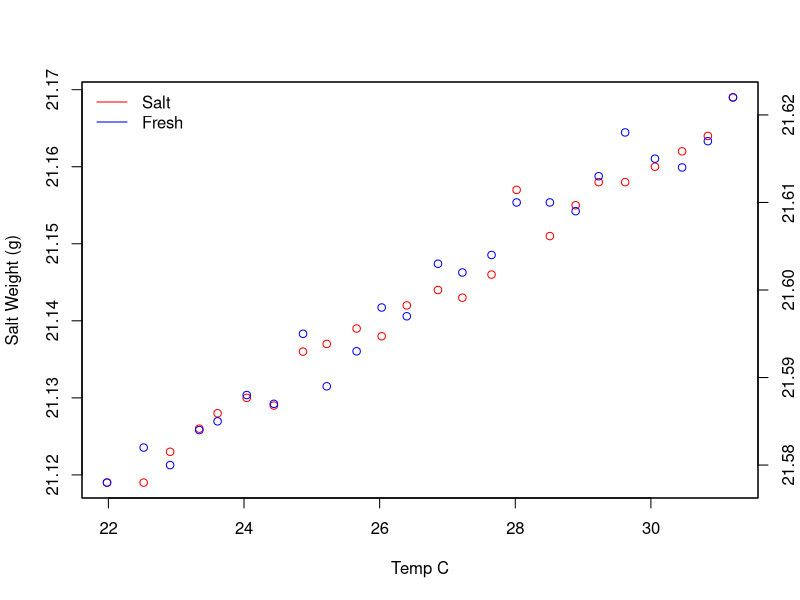
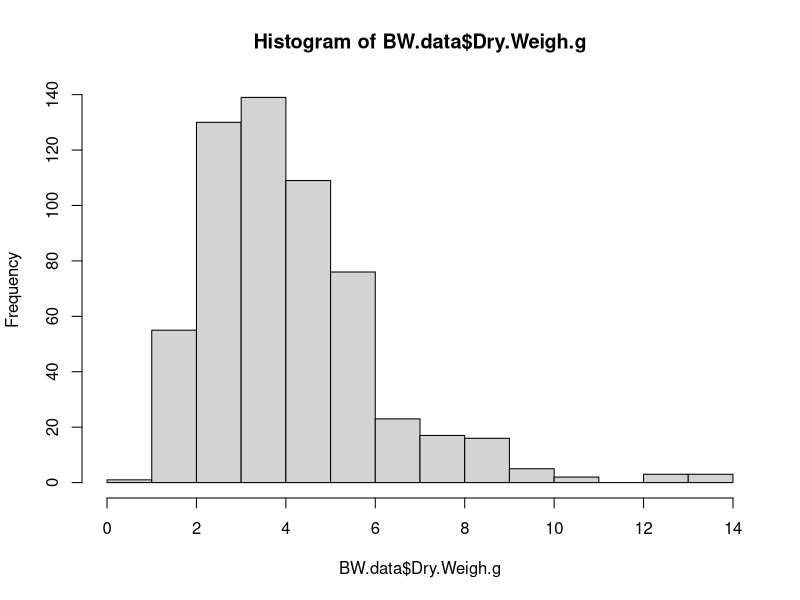

Generate these figures, in order, with R: (Note: this script raises an error after producing the figures.)
## ---- chunk 1
knitr::opts_chunk$set(echo = TRUE)
options(digits = 5)              # Modify global options - set sig figs to 5 digits

## ---- chunk 2
#rm(list=ls()) # removes all prior objects
library(tidyverse)
library("car") #levenes test
library("ggplot2") #plotting
library("plotrix") #plotting
require("gridExtra") #Arrange Plots for output
require("utils")
library(lubridate)

#load metadata
geno.frag<-read.csv("UROP_metadata_colony.csv")
  geno.frag$genotype<-as.factor(as.character(geno.frag$genotype))
  geno.frag$frag.id<-as.factor(as.character(geno.frag$frag.id))

#load shade levels
shade.levels<-read.csv("shade.levels.csv")
  shade.levels$frag.id<-as.factor(as.character(shade.levels$frag.id))
  shade.levels$treatment<-as.factor(as.character(shade.levels$treatment))
  shade.levels$light.level<-as.factor((shade.levels$light.level))
  shade.levels<-unique(shade.levels) #remove dups

  # geno_fragid<-geno.frag$frag.id               #Check for missing data
  # shade.levels_fragid<-shade.levels$frag.id
  #diffs<-as.data.frame(setdiff( geno_fragid, shade.levels_fragid))
  #metadata<-merge(shade.levels,geno.frag, by.x="frag.id",no.dups=T)

#add in depth data
geno.depth <- read.csv("UROP_geno_Depth.csv")
geno.depth$genotype <- as.factor(as.character(geno.depth$genotype))
  # meta_genoID<-metadata$genotype        ##### Check for missing data
  # depth_genoID<-geno.depth$genotype
  #diffs<-as.data.frame(setdiff(meta_genoID, depth_genoID)) # no depth data for 912, 916, 909, 911, 910, 922, 920
  #metadata<-merge(metadata,geno.depth, by.x="genotype")

# add tank meta
tank <- read.csv("UROP_frag_tank.csv")
tank$frag.id <- as.factor(as.character(tank$frag.id))

metadata <- full_join(shade.levels, geno.frag)
metadata <- full_join(metadata, tank)
metadata <- full_join(metadata, geno.depth)
metadata <- as_tibble(metadata)

metadata$depth.m<-as.character(metadata$depth.m) #below wouldn't run with depth as numeric, need to flag or remove in downstream, but I dont think we even need it. 

metadata<-dplyr::select(metadata, -c("treatment","tratment", "depth.m")) # cut cols here bc not running in tidyverse below for some unknown reason...

# metadata <- metadata %>% 
#   #select(metadata,-c(-treatment, -tratment,-depth)) %>% #added depth to this bc of NA so can't do much with it anyway 20220713 Also this line doesn't run
#   mutate(depth.m = replace_na(depth.m, "unknown")) %>%
#   drop_na(light.level)
## ---- chunk 3
BW.data.T0 <-read.csv('Buoyant_weight/UROP_BW_T0_20171029.csv') 
BW.data.T1 <-read.csv('Buoyant_weight/UROP_BW_T1_20171129.csv') 
BW.data.T2 <-read.csv('Buoyant_weight/UROP_BW_T2_20180108.csv')
BW.data <- rbind(BW.data.T0, BW.data.T1, BW.data.T2) #combine

BW.data<-merge(BW.data, metadata, by.x= "frag.id") 

  BW_fragid<-BW.data$frag.id
  meta_fragid<-metadata$frag.id
  setdiff(BW_fragid, meta_fragid) #check what we lose, 142 144  73 283 217  cannot find genotype info in MO notes


BW.data$frag.id<-as.factor(as.character(BW.data$frag.id))
BW.data$temp.c<-as.numeric(BW.data$temp.c)
BW.data$time.point<-as.factor(as.character(BW.data$time.point))

BW <- BW.data$mass.g
Temp <- BW.data$temp.C 


#HP
# load data 
CalData<-read.csv('Buoyant_weight/Bouyant_weight_calibration_curve.csv', header=T, sep=",")
#Data with Standard weights in grams in deionized water, saltwater, and the temp that they were measured at

#plot relationship between temp and Standard in fresh and salt water
plot(CalData$Temp, CalData$StandardSalt, col = 'red', ylab = 'Salt Weight (g)', xlab = 'Temp C')
par(new=TRUE)
plot(CalData$Temp, CalData$StandardFresh, col = 'blue',xaxt="n",yaxt="n",xlab="",ylab="")
axis(4)
mtext("'Fresh Weight (g)'",side=4,line=3)
legend("topleft",col=c("red","blue"),lty=1,legend=c("Salt","Fresh"), bty = "n")

#linear regression between temp and Standard
#Salt water standard measures
StandardSaltModel <- lm(CalData$StandardSalt~CalData$Temp)
summary(StandardSaltModel)
summary(StandardSaltModel)$r.squared
StandardSaltModel$coef

#Fresh water standard measures
StandardFreshModel <- lm(CalData$StandardFresh~CalData$Temp)
summary(StandardFreshModel)
summary(StandardFreshModel)$r.squared
StandardFreshModel$coef

BW <- BW.data$mass.g
Temp <- BW.data$temp.c 

BWCalc_Mcap <- function(StandardAir= 39.092, Temp, BW, CoralDensity = 2.03){
  #Parameters---------------------------------------------------------------
  # StandardAir is the weight of the Standard in air (Default set at 39.092 grams weighed on balance)
  # Temp is the temperature of the water during the coral measurement
  # BW is the buoywant weight of the coral
  # CoralDensity <- 2.03 #g cm-3, set aragonite density for Montipora from literature 
  #Montipora Arag = 2.03 g cm-3 average from table 2 in Anthony 2003 Functional Ecology 17:246-259
  

 #Calculation------------------------------------------------------------
  #Step 1: correct the Standard weights for temperature
  # StandardFresh is the weight of the Standard in  fresh water at temp x
  # StandardSalt is the weight of the Standard in salt water at temp x
  
  # This is based on a calibration curve for Standards weighed in fresh and salt water at many temps
StandardFresh <- StandardFreshModel$coef[-1]*Temp + StandardFreshModel$coef[1] 
StandardSalt <- StandardSaltModel$coef[-1]*Temp + StandardSaltModel$coef[1] 
  
  # Step 2: Use weight in air and freshwater of the  Standard to calculate
  # the density of the Standard (Davies eq. 4)
FreshDensity <- 1 #Fresh water has a density of 1 g/cm3
StandardDensity <- FreshDensity/(1-(StandardFresh/StandardAir)) 
  
  # Step 3: Calculate the density of seawater using the density of the Standard
  # (Spencer Davies eq. 3)
SWDensity <- StandardDensity*(1-(StandardSalt/StandardAir))
  
  # Step 4: Calculate the dry weight of the coral (Davies eq. 1)
CoralWeight <- BW/(1-(SWDensity/CoralDensity))
  
  return(CoralWeight) #returns coral dry weights in g
}
   
BW.data$Dry.Weigh.g <- BWCalc_Mcap(BW=BW, Temp=Temp) #use function to calculate dry weight
hist(BW.data$Dry.Weigh.g) #not normal
 #BW.data$Dry.Weigh.g_log<-log10(BW.data$Dry.Weigh.g+1)
 #hist(BW.data$Dry.Weigh.g_log) #better
#boxplot(BW.data$Dry.Weigh.g_log) #examine data

# Entering the tidyverse!!!
BW.data <- tibble(BW.data)


# BW.data <- BW.data %>%                        ### not running here so redid in dplyr below
#   select(-mass.g, -temp.c, -notes, -date) 

BW.data<-dplyr::select(BW.data, -c("mass.g","temp.c", "date")) # cut cols here bc not running in tidyverse below for some unknown reason...

## ---- chunk 4
# Read in and tidy processed qPCR data
qpcr <- read_csv("qPCR/qpcr_processed.csv")

qpcr <- qpcr %>%
  dplyr::select(frag.id, time, propD, dom = Dom, mix = Mix) %>%
  mutate(time.point = if_else(time == "Time1", "T0", "T2"),
         frag.id = factor(frag.id)) %>%
  dplyr::select(-time)

# Join qPCR data with BW data
df <- full_join(BW.data, qpcr)
# frags with qPCR data but no BW data or metadata
df %>% filter(is.na(Dry.Weigh.g)) %>% print(n = nrow(.))

# Delete genotype 874 (only 1 frag measured once)
df <- df %>% filter(!genotype == 874 | is.na(genotype))

# Samples with qPCR data but NO BW data --- n=38 (these were frags that died before experiment)
missing_bw <- anti_join(qpcr, BW.data)

# Samples with BW data but NO qPCR data at T0 --- n=43 (these were likely failed qPCRs)
missing_qpcr <- anti_join(BW.data, qpcr) %>%
   filter(time.point == "T0")
#inner_join(missing_qpcr, df)
#df %>% filter(is.na(propD), time.point == "T0")

# Remove all samples with no BW data
df <- df %>%
  filter(!is.na(Dry.Weigh.g))
## ---- chunk 5
# Sometimes missing symbiont data for frags where qPCR failed -- assign dominant symbiont based on other frags of same geno. First -- check whether any genotypes showed variation in dominant symbiont across frags?
df %>%
  group_by(genotype) %>%
  drop_na(dom) %>%
  dplyr::summarize(sym = paste0(unique(dom), collapse = ",")) %>%
  filter(nchar(sym) > 1)

# Genotype 864 = frags 20, 21. -- each amped once as C and once as D
# frag20 T2 had poor amplification (throw away) -- T0 showed D. 
# frag21 T0 had "A" and "B" run with diff. dom syms... which is right? Use D bc frag20 had D?  or throw away?
# 864 screening biopsy was 90% D
# could switch this colony to all D....

df %>%
  dplyr::filter(genotype == "864")  %>%
  arrange(frag.id, time.point) %>%
  print(n = nrow(.))

# Genotype 867B = frags 47, 48, 49, 50.
# 47=C@T2 ----healthy at T2
# 48=D@T0 ----dead3 by T2
# 49=C@T2 ----dead2 by T2
# 50=D@T0 ----dead5 by T2
# screening biopsy for '867' was D... but was this same colony as 867B?
# If going with T0 data, could label this as a D colony, but weird that T2 samples were both C....shuffling?
# Call this a D colony, but if outlier/weird, probly throw away...
### this 867B at T2 high light had  the highest  growth rate of  all "D" colonies...since  this is an outlier, best to filter out this data point. it probably really was C, and was tagged as wrong genotype. 

# Genotype 868 = frags 109, 110, 111, 112
# all have pretty even mixtures but all C-dom except 112@T0 was D-dom.... but only 58% D. qPCR data looks good.
# ...MIXED
# label this a D for now... D could be defined as morethan background levels of D  / including these mixed colonies

# Genotype 880 = frag 24 only. 90%D@T0, 53%C@T2.....
# ...MIXED

# Genotype 912 = frags 51, 52, 53, 64
# 53 and 64 are 98% D.
# 51 is 100%D@T0, and 100%C@T2.... qPCR data better for the C sample than the D sample...
# no colony screening sample for this genotype
# could label as D colony

# Genotype 922 = frags 70, 84, 85, 86
# 70 is 98%D@T0, 100%C@T2.
# 85 is 96%D@T2
# no colony screening sample

# Going to label all these genotypes as D's for now
genos <- c("864", "867B", "868", "880", "912", "922")
df <- df %>%
  mutate(dom = if_else(genotype %in% genos, "D", dom))

# Are any genotypes entirely missing symbiont data?
df %>%
  group_by(genotype) %>%
  summarize(missingdom = !any(!is.na(dom))) %>%
  filter(missingdom)  
# Yes, genotype 894 has only one fragment (265), and it has no qPCR data.
# Parent colony screening biopsy for 894 was C, so going to label this as C (Mariah's notes also say frag 265 was setup as a brown C colony).
df <- df %>%
  mutate(dom = if_else(genotype == "894", "C", dom))


df <- df %>%
  group_by(genotype) %>%
  mutate(dom = replace_na(dom, unique(dom[!is.na(dom)]))) %>%
  ungroup()

## ---- chunk 6

mort<-read_csv("partialMortality.csv")
mort$frag.id <- as.factor(as.character(mort$frag.id))

mort <- as_tibble(mort)
mort<-drop_na(mort)
mort2<-pivot_wider(mort, names_from = time.point, values_from = percent.mort, )

# Remove frags FROM MORT with high partial mortality at start of experiment: 2, 8, 32, 97, 144, 196, 235and 276
mort2<-mort2 %>%
  filter(!frag.id==2) %>%
  filter(!frag.id==8)%>%
  filter(!frag.id==32)%>%
    filter(!frag.id==97)%>%
    filter(!frag.id==1144)%>%
    filter(!frag.id==196)%>%
    filter(!frag.id==235)%>%
    filter(!frag.id==276)

# Remove frags FROM DF with high partial mortality at start of experiment: 2, 8, 32, 97, 144, 196, 235and 276
df<-df %>%
  filter(!frag.id==2) %>%
  filter(!frag.id==8)%>%
  filter(!frag.id==32)%>%
    filter(!frag.id==97)%>%
    filter(!frag.id==144)%>%
    filter(!frag.id==196)%>%
    filter(!frag.id==235)%>%
    filter(!frag.id==276)

# change missing T1 mort scores to the score at T2 to be conservative
# ******* Decide if we want to put this back in ********* removed 20220725

# mort2<-mort2 %>%
#   mutate(T1 = case_when(
#     is.na(T1) & T2 == 100 ~ 100,
#     is.na(T1) & T2 == 95 ~ 95,
#     is.na(T1) & T2 == 40 ~ 40,
#     is.na(T1) & T2 == 25 ~ 25,
#     is.na(T1) & T2 == 30 ~ 30,
#     is.na(T1) & T2 == 0 ~ 0,
#     TRUE ~ T1
#   ))

# change missing T2 mort scores to the score at T1 ONLY for 100% mortality
mort2<-mort2 %>%
  mutate(T2 = case_when(
    is.na(T2) & T1 == 100 ~ 100,
    TRUE ~ T2
  ))

mort2<-pivot_longer(mort2, cols = c(T0,T1, T2), names_to = "time.point", values_to = "mortality")

df <- full_join(df, mort2) # we are missing some values. 
# df <- df %>%   # removed 20220725 re-scored mort photos at T0
  # mutate(mortality = if_else(time.point == "T0", 0, mortality)) # mortality at T0 is 0

#remove frags with only T0
df<-df %>%
  filter(!frag.id==25)%>%
    filter(!frag.id==286)


#to edit metadata below, all must go back to characters or numeric....i dont make the rules
df$light.level<-as.character(df$light.level)
df$genotype<-as.character(df$genotype)
df$dom<-as.character(df$dom)
df$big.tank<-as.numeric(df$big.tank)
df$tank<-as.numeric(df$tank)
df$days<-as.numeric(df$days)

df %>% filter(is.na(dom)) #what frags do not have dom symb data: 134, 135, 137, 195
# remove them and then add them back in in a few lines
df<-df %>% filter(!is.na(dom))

# if missing T0 data add back in with metadata
# add meta to T0s without it
 #If days has NA, change to dates based on condition of time.point (T1 or T2)


##### not running so doing by hand below
# df<-df %>%
#   mutate(genotype = case_when(
#     is.na(genotype) & frag.id == "134" & time.point=="T0" ~ "878",
#     is.na(genotype) & frag.id == "135" & time.point=="T0" ~ "878",
#     is.na(genotype) & frag.id == "137" & time.point=="T0" ~ "878",
#     is.na(genotype) & frag.id == "195" & time.point=="T0" ~ "858",
#     TRUE ~ genotype))%>%
#       mutate(light.level = case_when(
#     is.na(light.level) & frag.id == "134" & time.point=="T0" ~ "Natural",
#     is.na(light.level) & frag.id == "135" & time.point=="T0" ~ "Low Shade",
#     is.na(light.level) & frag.id == "137" & time.point=="T0" ~ "High Shade",
#     is.na(light.level) & frag.id == "195" & time.point=="T0" ~ "Low Shade",
#     TRUE ~ light.level)) %>%
#    
#    mutate(big.tank = case_when(
#     is.na(big.tank) & frag.id == 134 & time.point=="T0" ~ "16",
#     is.na(big.tank) & frag.id == 135 & time.point=="T0" ~ "13",
#     is.na(big.tank) & frag.id == 137 & time.point=="T0" ~ "17",
#     is.na(big.tank) & frag.id == 195 & time.point=="T0" ~ "13",
#     TRUE ~ big.tank))%>%
#    mutate(tank = case_when(
#     is.na(tank) & frag.id == 134 & time.point=="T0" ~ "9",
#     is.na(tank) & frag.id == 135 & time.point=="T0" ~ "2",
#     is.na(tank) & frag.id == 137 & time.point=="T0" ~ "26",
#     is.na(tank) & frag.id == 195 & time.point=="T0" ~ "2",
#     TRUE ~ tank))%>%
#    mutate(dom = case_when(
#     is.na(dom) & frag.id == 134 & time.point=="T0" ~ "D",
#     is.na(dom) & frag.id == 135 & time.point=="T0" ~ "D",
#     is.na(dom) & frag.id == 137 & time.point=="T0" ~ "D",
#     is.na(dom) & frag.id == 195 & time.point=="T0" ~ "C",
#     TRUE ~ dom))

#If days has NA, change to dates based on condition of time.point (T1 or T2)
df<-
  df %>%
  mutate(days = case_when(
    is.na(days) & time.point == "T0" ~ 0,
    is.na(days) & time.point == "T2" ~ 60,
    is.na(days) & time.point == "T1" ~ 31,
    TRUE ~ days
  ))


#add rows for T0 if not already included
 df<-df %>%
   add_row(frag.id="134", days=0, time.point="T0", light.level="Natural", genotype="878", big.tank=16, tank=9, dom ="D", mortality=NA)%>%
    add_row(frag.id="135", days=0, time.point="T0", light.level="Low Shade", genotype="878", big.tank=13, tank=9, dom ="D", mortality=NA)%>%
    add_row(frag.id="137", days=0, time.point="T0", light.level="High Shade", genotype="878", big.tank=17, tank=26,  dom ="D", mortality=NA)%>%
    add_row(frag.id="195", days=0, time.point="T0", light.level="Low Shade", genotype="858", big.tank=13, tank=2, dom ="C", mortality=0)

# Frags missing mortality data? yes some, but they are missing values
df %>%
  group_by(frag.id) %>%
  filter(any(is.na(mortality))) %>%
  arrange(frag.id, time.point)
## ---- chunk 7
# Final check for duplicates
df %>%
  count(frag.id, time.point) %>%
  arrange(-n)

df %>%
  filter(frag.id == 21)
# frag 21 at T0 was qPCR'd twice, once showing C and once D -- above, we decided other evidence showed this is a D colony, so we are dropping the C observation
df <- df %>%
  filter(!(frag.id == 21 & time.point == "T0" & propD == 0))
## ---- chunk 8
# Fill in missing metadata for a couple of frags at  T2
df  <- df %>% 
  group_by(frag.id) %>%
  fill(genotype, light.level, big.tank, tank, dom) %>%
  ungroup()

## ---- chunk 9
# Filter out a few fragments where symbiont identity is ambiguous, e.g., 867B and 922 where the colony was categorized as D based on the majority of frags from that colony, but individual fragments weree 100%C
mislabeled_D <- df %>%
  filter(dom == "D", propD < 0.5)

df <- df %>%
  anti_join(mislabeled_D)

## ---- chunk 10
write_csv(df, "all_data_cleaned.csv")
